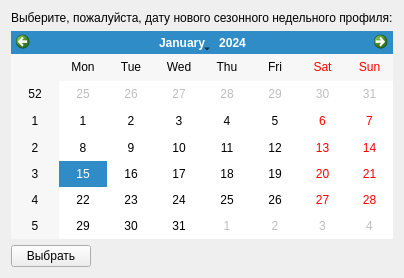
<?xml version="1.0" encoding="UTF-8"?>
<ui version="4.0">
 <class>dialog_insert_data_season</class>
 <widget class="QWidget" name="dialog_insert_data_season">
  <property name="geometry">
   <rect>
    <x>0</x>
    <y>0</y>
    <width>358</width>
    <height>278</height>
   </rect>
  </property>
  <property name="windowTitle">
   <string>Form</string>
  </property>
  <layout class="QVBoxLayout" name="verticalLayout_2">
   <item>
    <layout class="QVBoxLayout" name="verticalLayout">
     <item>
      <widget class="QLabel" name="label">
       <property name="text">
        <string>Выберите, пожалуйста, дату нового сезонного недельного профиля:</string>
       </property>
      </widget>
     </item>
     <item>
      <widget class="QCalendarWidget" name="calendarWidget"/>
     </item>
     <item>
      <widget class="QPushButton" name="pushButton">
       <property name="sizePolicy">
        <sizepolicy hsizetype="Fixed" vsizetype="Fixed">
         <horstretch>0</horstretch>
         <verstretch>0</verstretch>
        </sizepolicy>
       </property>
       <property name="focusPolicy">
        <enum>Qt::WheelFocus</enum>
       </property>
       <property name="layoutDirection">
        <enum>Qt::LeftToRight</enum>
       </property>
       <property name="autoFillBackground">
        <bool>false</bool>
       </property>
       <property name="text">
        <string>Выбрать</string>
       </property>
      </widget>
     </item>
    </layout>
   </item>
  </layout>
 </widget>
 <resources/>
 <connections/>
</ui>
